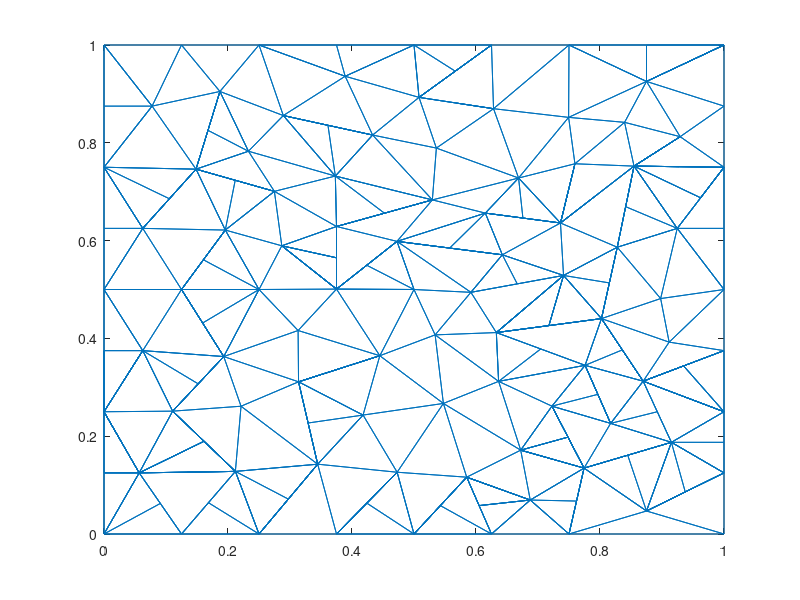

The MATLAB script that drew this image:
nodes = [0,0;
1,0;
1,1;
0,1;
0.5,0.5;
0,0.5;
0.0625,0.625;
0.25,0.5;
0,0.25;
0.5,0;
0,0.75;
0.125,0.5;
0.5,1;
0.433275,0.815849;
0.148437,0.746094;
0.195626,0.621564;
0.529625,0.683244;
0.375,0.628853;
0.25,1;
0.373136,0.732013;
0.286769,0.589388;
0.375,0.500839;
0.27482,0.700717;
0.313771,0.311229;
0.313066,0.416148;
0.0625,0.375;
0.193152,0.362881;
0.25,0;
0.221019,0.261294;
0.110735,0.251224;
0.0567566,0.125;
0.289186,0.855722;
0.0775596,0.875;
0.232942,0.782767;
0.125,1;
0.186981,0.904974;
0.344656,0.142753;
0.125,0;
0.472573,0.598451;
0.924569,0.625;
0.38898,0.936063;
0.211891,0.128028;
0.375,0;
0.547402,0.26699;
0.444875,0.364572;
0.417838,0.243238;
0.47281,0.126311;
0.625,0;
0.75,0;
0.536065,0.78923;
0.75,1;
1,0.5;
0.6875,0.0694813;
0.585002,0.116209;
0.625,1;
0.642467,0.570984;
0.508074,0.892911;
1,0.25;
0.668679,0.727983;
0.749387,0.852019;
0.628269,0.869741;
0.736262,0.636012;
0.802373,0.440498;
0.82784,0.586474;
0.741191,0.528744;
0.632806,0.411914;
0.615033,0.656252;
0.854872,0.752318;
0.534065,0.407201;
1,0.75;
0.875,0.925491;
0.897806,0.481478;
1,0.375;
0.591791,0.494234;
0.722482,0.261441;
0.67209,0.171457;
0.774275,0.134747;
1,0.875;
0.839631,0.841845;
0.759557,0.757126;
0.92931,0.8125;
0.869619,0.3125;
0.875,0.0470411;
0.911511,0.392352;
0.775933,0.344943;
0.817138,0.226203;
1,0.125;
0.915154,0.1875;
0.63646,0.312134;
0.748378,0.198094;
0.160313,0.560782;
0,0.625;
0.379323,0.337901;
0,0.375;
0.168445,0.0640138;
0.105469,0.685547;
0.452312,0.656049;
0.211629,0.723405;
0.375,0.564846;
0,0.875;
0.361231,0.835786;
0.330884,0.545114;
0.159076,0.431441;
0.423787,0.549645;
0.329213,0.226991;
0,0.125;
0.03125,0.3125;
0.161313,0.189626;
0.151944,0.307053;
0.297328,0.0713766;
0.0283783,0.1875;
0.423905,0.0631556;
0.167709,0.825534;
0.0908783,0.0625;
0.70437,0.378429;
0.566537,0.946455;
0.375,1;
0.134324,0.126514;
0.841356,0.669396;
0.605001,0.0581045;
0.55752,0.584718;
0.542501,0.0581045;
0.568172,0.881326;
0.815107,0.513486;
0.675647,0.646132;
0.835996,0.376499;
0.666491,0.511489;
0.636251,0.0928451;
0.795567,0.694165;
0.962285,0.6875;
0.875,1;
0.71759,0.426206;
0.93481,0.34375;
1,0.625;
0.9375,0.962745;
0.892387,0.25;
0.686999,0.470329;
0.723182,0.153102;
0.762137,0.0673734;
0.9375,0.0860206;
0.927436,0.751159;
0.747909,0.696569;
0.892091,0.782409;
1,0.1875;
0.796535,0.285573;
0.844714,0.161123;
0.93481,0.28125;
];
triangles = [77,75,76;
12,6,26;
16,12,8;
11,6,7;
45,25,24;
25,22,8;
24,27,29;
12,7,6;
6,9,26;
42,38,28;
14,17,50;
7,15,11;
18,17,20;
21,16,8;
25,45,22;
23,15,16;
23,34,15;
7,16,15;
15,33,11;
50,57,14;
16,7,12;
22,18,21;
35,36,19;
4,11,33;
14,20,17;
14,32,20;
23,18,20;
18,39,17;
41,57,13;
59,50,17;
21,8,22;
14,41,32;
12,27,8;
39,22,5;
16,21,23;
18,23,21;
24,25,27;
37,29,42;
12,26,27;
24,37,46;
9,1,31;
8,27,25;
9,30,26;
24,29,37;
42,30,31;
30,27,26;
28,37,42;
31,30,9;
30,29,27;
47,43,10;
24,46,45;
36,15,34;
20,32,34;
35,4,33;
20,34,23;
34,32,36;
36,33,15;
36,35,33;
19,36,32;
47,46,37;
39,18,22;
38,31,1;
39,5,74;
85,66,89;
57,55,13;
13,19,41;
19,32,41;
42,29,30;
31,38,42;
48,49,53;
28,43,37;
68,64,40;
44,89,69;
22,45,5;
47,37,43;
44,45,46;
44,47,54;
44,46,47;
54,48,53;
39,56,67;
59,17,67;
54,10,48;
71,51,60;
57,61,55;
41,14,57;
84,52,72;
57,50,61;
2,83,49;
63,64,65;
54,47,10;
60,61,59;
67,62,59;
59,61,50;
68,62,64;
82,63,85;
74,65,56;
53,76,54;
68,80,62;
61,51,55;
40,70,68;
61,60,51;
65,62,56;
3,51,71;
66,63,65;
73,82,58;
52,70,40;
72,40,64;
39,74,56;
63,72,64;
45,69,5;
69,89,66;
39,67,17;
67,56,62;
70,78,81;
80,79,60;
44,69,45;
74,69,66;
40,72,52;
65,64,62;
71,78,3;
79,80,68;
88,82,86;
79,71,60;
77,86,75;
73,84,82;
69,74,5;
65,74,66;
44,54,76;
82,84,63;
53,77,76;
76,75,89;
49,77,53;
83,87,88;
70,81,68;
71,79,81;
60,59,80;
80,59,62;
71,81,78;
81,79,68;
87,58,88;
49,83,77;
52,84,73;
63,84,72;
66,85,63;
86,85,75;
88,77,83;
86,82,85;
82,88,58;
83,2,87;
88,86,77;
76,89,44;
85,89,75;
76,77,90;
90,75,76;
91,8,16;
91,12,8;
92,7,11;
92,6,7;
93,24,24;
93,45,24;
94,26,6;
9,26,94;
95,28,42;
95,38,28;
96,11,7;
96,15,11;
97,20,18;
97,17,20;
98,16,23;
98,15,16;
23,15,23;
23,15,15;
7,15,7;
7,15,15;
16,12,16;
16,12,12;
21,22,99;
99,18,21;
100,33,4;
100,11,33;
101,20,14;
101,32,20;
18,17,18;
18,17,17;
102,22,21;
102,22,22;
14,32,14;
14,32,32;
103,8,12;
103,27,8;
104,5,39;
104,22,5;
12,27,12;
12,27,27;
105,46,24;
105,37,46;
31,9,106;
106,1,31;
107,26,9;
107,26,26;
24,37,24;
24,37,37;
31,42,108;
108,30,31;
109,26,30;
109,27,26;
110,42,28;
110,37,42;
111,9,31;
111,9,9;
30,27,30;
30,27,27;
112,10,47;
112,43,10;
24,45,24;
24,45,45;
113,34,36;
113,15,34;
36,15,36;
36,15,15;
39,22,39;
39,22,22;
114,1,38;
114,31,1;
115,89,85;
115,66,89;
116,13,57;
116,55,13;
117,41,13;
117,19,41;
42,30,42;
42,30,30;
118,42,31;
118,42,42;
28,37,28;
28,37,37;
119,40,68;
119,64,40;
47,43,47;
47,43,43;
53,54,120;
120,48,53;
121,67,39;
121,56,67;
122,48,54;
122,10,48;
57,55,57;
57,55,55;
123,61,57;
123,61,61;
124,65,63;
124,64,65;
54,10,54;
54,10,10;
125,59,67;
125,62,59;
68,64,68;
68,64,64;
126,85,82;
126,63,85;
127,56,74;
127,65,56;
128,54,53;
128,54,54;
129,62,68;
129,62,62;
130,68,40;
70,68,130;
71,3,131;
131,51,71;
65,66,132;
132,63,65;
133,58,73;
82,58,133;
134,40,52;
134,70,40;
39,56,39;
39,56,56;
63,64,63;
63,64,64;
67,62,67;
67,62,62;
135,3,71;
135,3,3;
136,86,88;
136,82,86;
77,75,77;
77,75,75;
73,82,73;
73,82,82;
137,66,65;
137,66,66;
82,63,82;
82,63,63;
138,76,76;
138,77,76;
139,53,49;
139,77,53;
140,88,83;
140,87,88;
141,68,70;
141,68,68;
142,62,80;
142,62,62;
143,68,81;
143,68,68;
144,88,87;
144,58,88;
49,77,49;
49,77,77;
66,63,66;
66,63,63;
145,75,86;
145,85,75;
146,83,88;
146,77,83;
86,85,86;
86,85,85;
147,58,82;
147,58,58;
83,87,83;
83,87,87;
88,77,88;
88,77,77;
76,90,76;
76,77,90;
9,94,9;
9,26,94;
21,99,21;
21,22,99;
31,106,31;
31,9,106;
31,108,31;
31,42,108;
53,120,53;
53,54,120;
80,62,80;
80,62,62;
70,130,70;
70,68,130;
71,131,71;
71,3,131;
65,132,65;
65,66,132;
82,133,82;
82,58,133;
81,68,81;
81,68,68;
];
trimesh(triangles, nodes(:,1), nodes(:,2));
